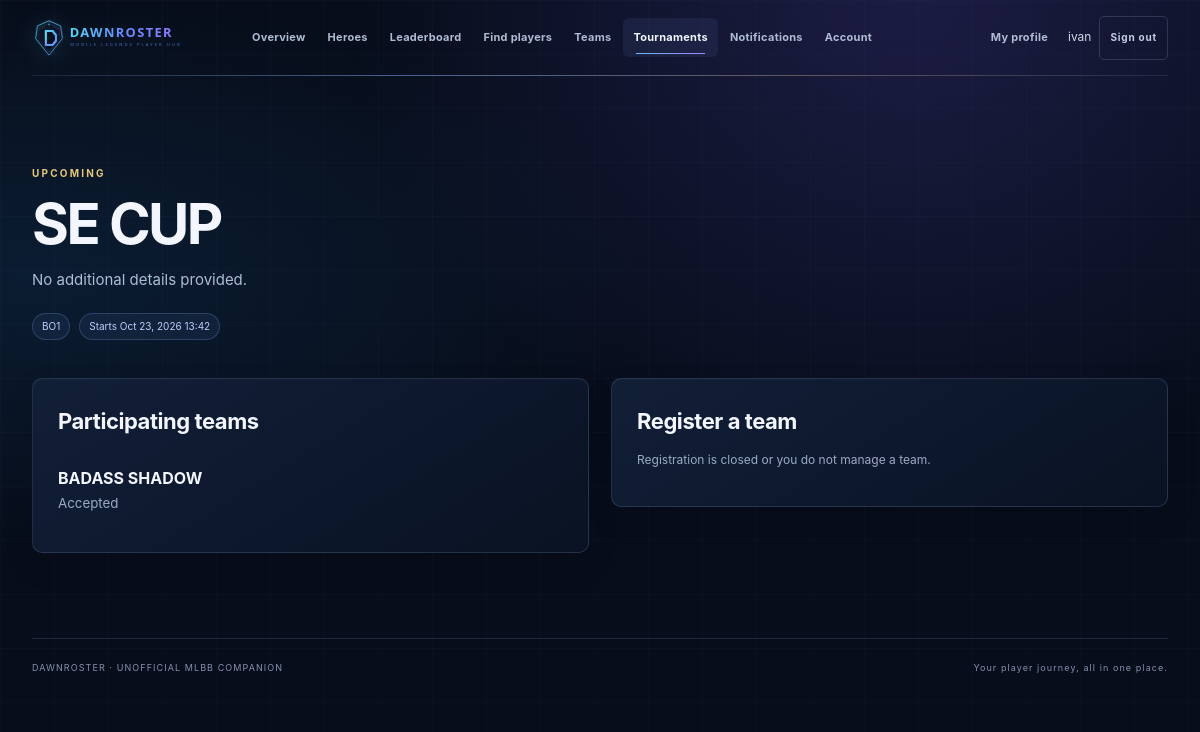
The app's page /tournaments/2/ (signed in) with its own data.
### myapp/models.py (models this page shows, shortened)
class Tournament(models.Model):
    class Status(models.TextChoices):
        UPCOMING = 'upcoming', 'Upcoming'
        REGISTRATION_CLOSED = 'registration_closed', 'Registration closed'
        COMPLETED = 'completed', 'Completed'
    name = models.CharField(max_length=100)
    description = models.TextField(blank=True, max_length=2000)
    organizer = models.ForeignKey(
        settings.AUTH_USER_MODEL,
        related_name='organized_tournaments',
        on_delete=models.PROTECT,
    )
    starts_at = models.DateTimeField()
    registration_deadline = models.DateTimeField()
    format = models.CharField(max_length=60, blank=True)
    status = models.CharField(max_length=24, choices=Status.choices, default=Status.UPCOMING)
    teams = models.ManyToManyField(Team, through='TournamentEntry', related_name='tournaments', blank=True)
    created_at = models.DateTimeField(auto_now_add=True)
    class Meta:
        ordering = ('starts_at', 'name')

class TournamentEntry(models.Model):
    class Status(models.TextChoices):
        REQUESTED = 'requested', 'Requested'
        ACCEPTED = 'accepted', 'Accepted'
        DECLINED = 'declined', 'Declined'
    tournament = models.ForeignKey(Tournament, related_name='entries', on_delete=models.CASCADE)
    team = models.ForeignKey(Team, related_name='tournament_entries', on_delete=models.CASCADE)
    status = models.CharField(max_length=12, choices=Status.choices, default=Status.REQUESTED)
    created_at = models.DateTimeField(auto_now_add=True)
    class Meta:
        ordering = ('created_at',)
        constraints = [
            models.UniqueConstraint(fields=('tournament', 'team'), name='unique_tournament_team'),
        ]

class Team(models.Model):
    name = models.CharField(max_length=80, unique=True)
    description = models.TextField(blank=True, max_length=600)
    owner = models.ForeignKey(
        settings.AUTH_USER_MODEL,
        related_name='owned_teams',
        on_delete=models.PROTECT,
    )
    recruiting = models.BooleanField(default=True)
    preferred_role = models.CharField(max_length=20, blank=True)
    minimum_rank = models.CharField(max_length=50, blank=True)
    created_at = models.DateTimeField(auto_now_add=True)
    class Meta:
        ordering = ('name',)

### myapp/views.py (the view, shortened to what this page needs)
# urls.py: path('tournaments/<int:tournament_id>/', views.tournament_detail, name='tournament-detail'),
@login_required
def tournament_detail(request, tournament_id):
    tournament = get_object_or_404(
        Tournament.objects.select_related('organizer').prefetch_related('entries__team'),
        pk=tournament_id,
    )
    manages = tournament.organizer_id == request.user.pk
    manageable_teams = Team.objects.filter(
        Q(owner=request.user) | Q(memberships__user=request.user, memberships__status=TeamMembership.Status.ACTIVE,
                                  memberships__role__in=(TeamMembership.Role.CAPTAIN, TeamMembership.Role.MANAGER))
    ).distinct()
    existing_entry_ids = tournament.entries.exclude(
        status=TournamentEntry.Status.DECLINED,
    ).values_list('team_id', flat=True)
    return render(request, 'community/tournament_detail.html', {
        'tournament': tournament, 'manages': manages,
        'manageable_teams': manageable_teams.exclude(pk__in=existing_entry_ids),
        'now': timezone.now(),
    })

### templates/community/tournament_detail.html (shortened to what this page needs)
{% extends 'community/base.html' %}
{% block content %}
<section class="page-heading"><p class="eyebrow">{{ tournament.get_status_display|upper }}</p><h1>{{ tournament.name }}</h1><p>{{ tournament.description|default:"No additional details provided." }}</p><div class="hero-actions"><span class="role-chip">{{ tournament.format|default:"MLBB tournament" }}</span><span class="role-chip">Starts {{ tournament.starts_at|date:"M j, Y H:i" }}</span></div></section>
<div class="two-column">
    <section class="surface-panel"><h2>Participating teams</h2><div class="stack-list">{% for entry in tournament.entries.all %}<div class="list-row"><span><strong>{{ entry.team.name }}</strong><small>{{ entry.get_status_display }}</small></span></div>{% empty %}<p class="muted">No teams have registered yet.</p>{% endfor %}</div></section>
    <section class="surface-panel"><h2>Register a team</h2>{% if manageable_teams and tournament.registration_deadline > now and tournament.status == 'upcoming' %}<p class="muted">Only a team owner, captain, or manager can submit a registration.</p>{% for team in manageable_teams %}<form method="post" class="register-row">{% csrf_token %}<input type="hidden" name="action" value="register"><input type="hidden" name="team_id" value="{{ team.pk }}"><strong>{{ team.name }}</strong><button class="button button-primary" type="submit">Register</button></form>{% empty %}<p class="muted">All of your eligible teams have already entered.</p>{% endfor %}{% else %}<p class="muted">Registration is closed or you do not manage a team.</p>{% endif %}</section>
</div>
{% endblock %}

### templates/community/base.html (shortened to what this page needs)
{% load static %}
<!DOCTYPE html>
<html lang="en" data-theme="dark">
<head>
    <link rel="stylesheet" href="{% static 'myapp/theme.css' %}">
    <link rel="stylesheet" href="{% static 'myapp/community.css' %}?v=3">
</head>
<body>
    <div class="app-shell">
        <header class="site-header">
            <a class="site-brand" href="{% url 'index' %}" aria-label="DawnRoster home">
                <img class="site-logo" src="{% static 'myapp/dawnroster-logo.svg' %}" alt="DawnRoster — Mobile Legends Player Hub" width="400" height="80">
            </a>
            <nav class="site-nav" aria-label="Main navigation">
                <a href="{% url 'index' %}" {% if request.resolver_match.url_name == 'index' %}aria-current="page"{% endif %}>Overview</a>
                <a href="{% url 'hero-catalog' %}" {% if request.resolver_match.url_name == 'hero-catalog' or request.resolver_match.url_name == 'hero-detail' %}aria-current="page"{% endif %}>Heroes</a>
                <a href="{% url 'player-leaderboard' %}" {% if request.resolver_match.url_name == 'player-leaderboard' %}aria-current="page"{% endif %}>Leaderboard</a>
                <a href="{% url 'player-discovery' %}" {% if request.resolver_match.url_name == 'player-discovery' %}aria-current="page"{% endif %}>Find players</a>
                <a href="{% url 'teams' %}" {% if request.resolver_match.url_name == 'teams' or request.resolver_match.url_name == 'team-detail' or request.resolver_match.url_name == 'team-edit' %}aria-current="page"{% endif %}>Teams</a>
                <a href="{% url 'tournaments' %}" {% if request.resolver_match.url_name == 'tournaments' or request.resolver_match.url_name == 'tournament-detail' or request.resolver_match.url_name == 'tournament-edit' %}aria-current="page"{% endif %}>Tournaments</a>
                <a href="{% url 'notifications' %}" {% if request.resolver_match.url_name == 'notifications' %}aria-current="page"{% endif %}>Notifications</a>
                <a href="{% url 'account-settings' %}" {% if request.resolver_match.url_name == 'account-settings' or request.resolver_match.url_name == 'password-change' %}aria-current="page"{% endif %}>Account</a>
            </nav>
            <div class="site-account">
                <a class="nav-profile" href="{% url 'player-profile' %}" {% if request.resolver_match.url_name == 'player-profile' %}aria-current="page"{% endif %}>My profile</a>
                <span>{{ request.user.username }}</span>
                <form method="post" action="{% url 'logout' %}">
                    <button class="button button-quiet" type="submit">Sign out</button>
                </form>
            </div>
        </header>
        <main class="page-content">{% block content %}{% endblock %}</main>
        <footer class="site-footer">
            <span>DAWNROSTER &middot; UNOFFICIAL MLBB COMPANION</span>
            <span>Your player journey, all in one place.</span>
        </footer>
    </div>
</body>
</html>

### myapp/static/myapp/theme.css (style rules this page uses)
:root { color-scheme: dark; --ink: #f1f5ff; --muted: #8d9bb7; --surface: #101b2e; --surface-raised: #142238; --line: #23344d; --cyan: #64dceb; --blue: #76aeff; --gold: #f4c86a; --violet: #a690ff; --page-background: radial-gradient(ellipse at 74% 13%, rgba(73, 68, 167, .17), transparent 32%), radial-gradient(ellipse at 16% 40%, rgba(23, 111, 148, .12), transparent 38%), linear-gradient(155deg, #080f1d, #0a1425 48%, #0d1729); --panel-background: linear-gradient(145deg, rgba(20, 32, 53, .95), rgba(13, 21, 37, .96)); --field-background: #0b1526; --field-ink: #f1f5ff; --body-ink: #d4deef; --field-label: #b2bfd4; --button-muted-ink: #c8d4e8; --table-heading-background: rgba(7, 12, 23, .65); --row-hover: rgba(105, 158, 230, .055); --track: #253148; --modal-background: linear-gradient(145deg, #17243b, #0d172a 76%); --shadow: 0 22px 60px rgba(0, 0, 0, .25); }
html { min-height: 100%; scroll-behavior: smooth; background: #080f1d; }
body { min-height: 100vh; margin: 0; color: var(--ink); background: var(--page-background); background-attachment: fixed; font-family: Bahnschrift, "Segoe UI", system-ui, sans-serif; transition: color .2s ease, background .2s ease; }
button, input, select { font: inherit; }
button { color: inherit; }

### records on screen
Tournament: status "UPCOMING", name "SE CUP", description "No additional details provided.", format "BO1", starts_at "Oct 23, 2026 13:42"
TournamentEntry: team.name "BADASS SHADOW", status "Accepted"

### other values on screen
{{ request.user.username }} "ivan"
